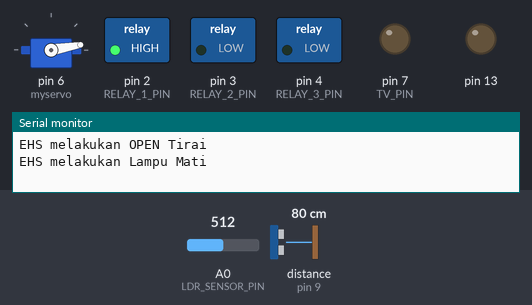
Bench run of a sketch on a simulated Arduino Uno, built with avr-gcc and run on an emulated ATmega328P. On the bench: servo, switched loads named in the sketch (green lamp = pin HIGH), output pins drawn as LEDs (lit = HIGH), the last lines printed to the serial monitor. Wiring (inferred from the names in the program): ultrasonic range finder: trigger pin 8; echo pin 9. The test bench sets the inputs (shaded band); at power-on: distance to the obstacle (sensor on pin 9) 80 cm, A0 (LDR_SENSOR_PIN) = 512. The echo pulse lasts 58.3 µs per cm; pins used as bus, display or sensor lines are not drawn.

Above: at 1.2 s.
1.3 s: distance to the obstacle (sensor on pin 9) set to 26 cm
2.8 s: distance to the obstacle (sensor on pin 9) set to 20 cm
At 5.1 s:
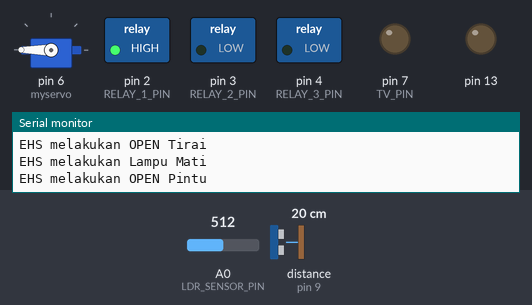
5.8 s: A0 (LDR_SENSOR_PIN) set to 161
7.3 s: A0 (LDR_SENSOR_PIN) set to 133
At 8.6 s:
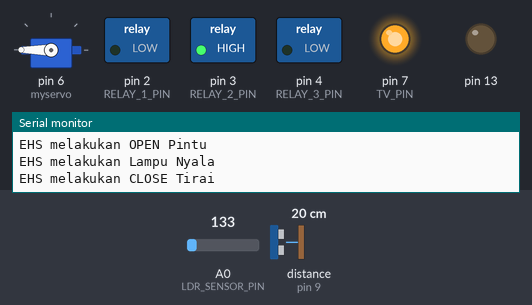
8.9 s: distance to the obstacle (sensor on pin 9) set to 35 cm
At 10.9 s:
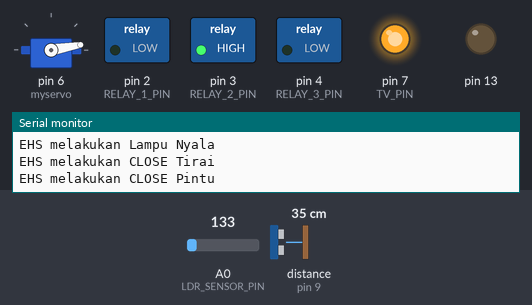
11.9 s: A0 (LDR_SENSOR_PIN) set to 160
At 13.42 s:
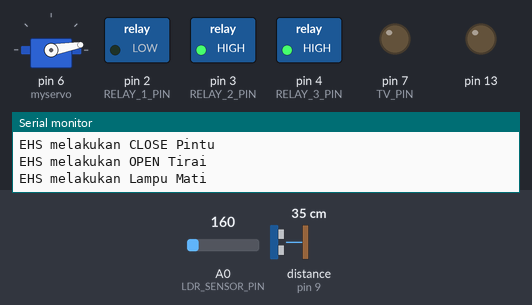
Timing chart, 0 to 15.0 s (numbered marks = the images above; inputs shaded):
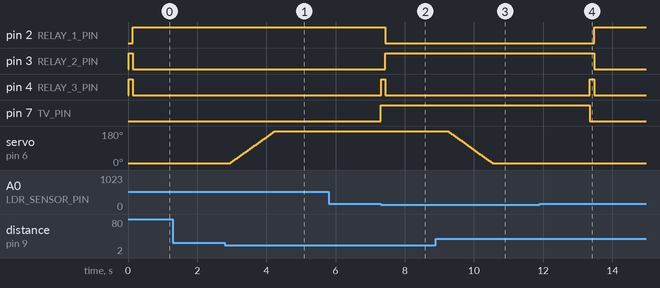

Measured:
- the behaviour switches between 23 and 22 cm on distance to the obstacle (sensor on pin 9) (found by bisection; images 0 and 1)
- the behaviour switches between 151 and 150 on A0 (LDR_SENSOR_PIN) (found by bisection; images 1 and 2)
- after the input at 1.3 s, every drawn part: stays the same
- after the input at 2.8 s, servo on pin 6 (myservo): moves from 10° to 180° over 1.3 s, starting after 0.15 s
- after the input at 5.8 s, every drawn part: stays the same
- after the input at 7.3 s, pin 2 (RELAY_1_PIN): HIGH → LOW after 0.13 s; pin 3 (RELAY_2_PIN): LOW → HIGH after 0.13 s; pin 4 (RELAY_3_PIN): LOW → HIGH at once, → LOW 0.12 s later; pin 7 (TV_PIN): LOW → HIGH at once
- after the input at 8.9 s, servo on pin 6 (myservo): moves from 180° to 10° over 1.3 s, starting after 0.34 s
- after the input at 11.9 s, pin 2 (RELAY_1_PIN): LOW → HIGH after 1.6 s; pin 3 (RELAY_2_PIN): HIGH → LOW after 1.6 s; pin 4 (RELAY_3_PIN): LOW → HIGH after 1.5 s, → LOW 0.12 s later; pin 7 (TV_PIN): HIGH → LOW after 1.5 s

The sketch:

EffortlessHomeSystemFreeRTOS.ino
```cpp
// EL4121 Embedded System
// Institut Teknologi Bandung
// Date	        :20 December 2016
// Author 1 	  :Christoporus Deo Putratama
// Author 2 	  :Irham Mulkan Rodiana
// Nama File    :EffortlessHomeSystemFreeRTOS.ino
// Description  :Utilize FreeRTOS in arduino by making
//               task scheduler. These tasks are used
//               to operate input and output interfacing
//               such as sensors and actuators.


// Initialization library

#include <Arduino_FreeRTOS.h>
#include <semphr.h>  // add the FreeRTOS functions for Semaphores (or Flags).
#include <Servo.h>

// Initialization pin
#define LDR_SENSOR_PIN  A0
#define TRIG_PIN       8
#define ECHO_PIN       9
#define RELAY_1_PIN    2
#define RELAY_2_PIN    3
#define RELAY_3_PIN    4
#define TV_PIN   7

// Initialization Constant
#define INIT_POS       0
#define INIT_ITERATION 0

#define CMD_PINTU_INIT  99
#define CMD_PINTU_CLOSE 0
#define CMD_PINTU_OPEN  1

#define CMD_TIRAI_INIT  99
#define CMD_TIRAI_CLOSE 0
#define CMD_TIRAI_OPEN  1

#define CMD_TV_INIT    99
#define CMD_TV_OFF      0
#define CMD_TV_ON     1

#define STATE_PINTU_INIT  0
#define STATE_PINTU_CLOSE 0
#define STATE_PINTU_OPEN  1

#define STATE_TIRAI_INIT  0
#define STATE_TIRAI_CLOSE 0
#define STATE_TIRAI_OPEN  1

#define STATE_TV_INIT 1
#define STATE_TV_OFF  0
#define STATE_TV_ON   1

#define ULTRA_TRASH_INIT  0
#define LDR_SENSOR_INIT 0

#define SERIAL_BEGIN    9600 //9600 baud serial monitor

//Initialization servo
Servo myservo;

//Initialization variable

int pos = INIT_POS; //0
int commandpintu = CMD_PINTU_INIT; //99
int commandtirai = CMD_TIRAI_INIT; //99
int commandtv    = CMD_TV_INIT; //99

// Declare a mutex Semaphore Handle which we will use to manage the Serial Port.
// It will be used to ensure only only one Task is accessing this resource at any time.
SemaphoreHandle_t xSerialSemaphore;

// define five Tasks for this Projext
void TaskPintu( void *pvParameters );
void TaskTV( void *pvParameters );
void TaskTirai( void *pvParameters );
void TaskUltra( void *pvParameters );
void TaskLDR( void *pvParameters );


// the setup function runs once when you press reset or power the board
void setup() {

  // initialize serial communication at 9600 bits per second:
  Serial.begin(SERIAL_BEGIN);

  // Semaphores are useful to stop a Task proceeding, where it should be paused to wait,
  // because it is sharing a resource, such as the Serial port.
  // Semaphores should only be used whilst the scheduler is running, but we can set it up here.
  if ( xSerialSemaphore == NULL )  // Check to confirm that the Serial Semaphore has not already been created.
  {
    xSerialSemaphore = xSemaphoreCreateMutex();  // Create a mutex semaphore we will use to manage the Serial Port
    if ( ( xSerialSemaphore ) != NULL )
      xSemaphoreGive( ( xSerialSemaphore ) );  // Make the Serial Port available for use, by "Giving" the Semaphore.
  }

  // Now set up five Tasks to run independently.
  xTaskCreate(TaskPintu, (const portCHAR *)"Pintu",  128,  NULL,  1,  NULL );
  xTaskCreate(TaskTirai, (const portCHAR *)"Tirai",  128,  NULL,  1,  NULL );
  xTaskCreate(TaskTV, (const portCHAR *)"TV",  128,  NULL,  1,  NULL );
  xTaskCreate(TaskUltra, (const portCHAR *)"Ultra",  128,  NULL,  1,  NULL );
  xTaskCreate(TaskLDR, (const portCHAR *)"LDR",  128,  NULL,  1,  NULL );

  // Now the Task scheduler, which takes over control of scheduling individual Tasks, is automatically started.
}

void loop()
{
  // Empty. Things are done in Tasks.
}

/*--------------------------------------------------*/
/*---------------------- Tasks ---------------------*/
/*--------------------------------------------------*/

void TaskPintu( void *pvParameters __attribute__((unused)) )  // This is a Task.
{
  myservo.attach(6);
  int statepintu = STATE_PINTU_INIT; //0
  int i = INIT_ITERATION; //0
  myservo.write(10);

  for (;;) // A Task shall never return or exit.
  {
    if (commandpintu == CMD_PINTU_OPEN && statepintu == STATE_PINTU_CLOSE)
    {
      if ( xSemaphoreTake( xSerialSemaphore, ( TickType_t ) 5 ) == pdTRUE )
      {
          Serial.println("EHS melakukan OPEN Pintu");
          xSemaphoreGive( xSerialSemaphore );
      }
      for (pos = 10; pos <= 180; pos += 2) { // goes from 0 degrees to 180 degrees
        myservo.write(pos);              // tell servo to go to position in variable 'pos'
        vTaskDelay(1);                       // waits 15ms for the servo to reach the position
      }
      commandpintu = CMD_PINTU_INIT;
      statepintu = STATE_PINTU_OPEN;
    }
    else if (commandpintu == CMD_PINTU_CLOSE && statepintu == STATE_PINTU_OPEN)
    {
      if ( xSemaphoreTake( xSerialSemaphore, ( TickType_t ) 5 ) == pdTRUE )
      {
          Serial.println("EHS melakukan CLOSE Pintu");
          xSemaphoreGive( xSerialSemaphore );
      }
      for (pos = 180; pos >= 10; pos -= 2) { // goes from 180 degrees to 0 degrees
        myservo.write(pos);              // tell servo to go to position in variable 'pos'
        vTaskDelay(1);                       // waits 15ms for the servo to reach the position
      }
      commandpintu = CMD_PINTU_INIT;
      statepintu = STATE_PINTU_CLOSE;
    }
    vTaskDelay(1);  // one tick delay (15ms) in between reads for stability
  }
}

/*--------------------------------------------------*/
/*---------------------- Tasks ---------------------*/
/*--------------------------------------------------*/

void TaskTirai( void *pvParameters __attribute__((unused)) )  // This is a Task.
{
  pinMode(RELAY_1_PIN,OUTPUT);//Relay 1
  pinMode(RELAY_2_PIN,OUTPUT);//Relay 2
  pinMode(RELAY_3_PIN,OUTPUT);//Relay 3
  int statetirai = STATE_TIRAI_INIT;
  pinMode(13,OUTPUT);
  for (;;)
  {
    if (commandtirai == CMD_TIRAI_OPEN && statetirai == STATE_TIRAI_CLOSE)
    {
      if ( xSemaphoreTake( xSerialSemaphore, ( TickType_t ) 5 ) == pdTRUE )
      {
          Serial.println("EHS melakukan OPEN Tirai");
          xSemaphoreGive( xSerialSemaphore );
      }
      digitalWrite(RELAY_1_PIN,LOW);
      digitalWrite(RELAY_2_PIN,HIGH);
      digitalWrite(RELAY_3_PIN,HIGH);
      vTaskDelay(8);
      digitalWrite(RELAY_1_PIN,HIGH);
      digitalWrite(RELAY_2_PIN,LOW);
      digitalWrite(RELAY_3_PIN,LOW);
      commandtirai = CMD_TIRAI_INIT;
      statetirai = STATE_TIRAI_OPEN;
    }
    else if (commandtirai == CMD_TIRAI_CLOSE && statetirai == STATE_TIRAI_OPEN){
      if ( xSemaphoreTake( xSerialSemaphore, ( TickType_t ) 5 ) == pdTRUE )
      {
          //digitalWrite(13,HIGH);
          Serial.println("EHS melakukan CLOSE Tirai");
          xSemaphoreGive( xSerialSemaphore );
          //digitalWrite(13,LOW);
      }
      digitalWrite(RELAY_1_PIN,HIGH);
      digitalWrite(RELAY_2_PIN,LOW);
      digitalWrite(RELAY_3_PIN,HIGH);
      vTaskDelay(8);
      digitalWrite(RELAY_1_PIN,LOW);
      digitalWrite(RELAY_2_PIN,HIGH);
      digitalWrite(RELAY_3_PIN,LOW);
      commandtirai = CMD_TIRAI_INIT;
      statetirai = STATE_TIRAI_CLOSE;
    }
    vTaskDelay(1);  // one tick delay (15ms) in between reads for stability
  }
}

/*--------------------------------------------------*/
/*---------------------- Tasks ---------------------*/
/*--------------------------------------------------*/

void TaskTV( void *pvParameters __attribute__((unused)) )  // This is a Task.
{
  pinMode(TV_PIN,OUTPUT);//TV
  int statetv = STATE_TV_INIT;
  pinMode(13,OUTPUT);
  for (;;)
  {
    if (commandtv == CMD_TV_ON && statetv == STATE_TV_OFF){
      if ( xSemaphoreTake( xSerialSemaphore, ( TickType_t ) 5 ) == pdTRUE )
      {
          //digitalWrite(13,HIGH);
          Serial.println("EHS melakukan Lampu Nyala");
          xSemaphoreGive( xSerialSemaphore );
          //digitalWrite(13,LOW);
      }
      digitalWrite(TV_PIN,HIGH);
      commandtv = CMD_TV_INIT;
      statetv = STATE_TV_ON;
    }
    else if (commandtv == CMD_TV_OFF && statetv == STATE_TV_ON){
      if ( xSemaphoreTake( xSerialSemaphore, ( TickType_t ) 5 ) == pdTRUE )
      {
          Serial.println("EHS melakukan Lampu Mati");
          xSemaphoreGive( xSerialSemaphore );
      }
      digitalWrite(TV_PIN,LOW);
      commandtv = CMD_TV_INIT;
      statetv = STATE_TV_OFF;
    }
    vTaskDelay(1);  // one tick delay (15ms) in between reads for stability
  }
}

/*--------------------------------------------------*/
/*---------------------- Tasks ---------------------*/
/*--------------------------------------------------*/

void TaskUltra( void *pvParameters __attribute__((unused)) )  // This is a Task.
{
  pinMode(TRIG_PIN, OUTPUT);
  pinMode(ECHO_PIN, INPUT);
  int temp = ULTRA_TRASH_INIT;
  long duration;
  long distance;
  for (;;) // A Task shall never return or exit.
  {
      digitalWrite(TRIG_PIN, LOW);  // Added this line
      delayMicroseconds(2); // Added this line
      digitalWrite(TRIG_PIN, HIGH);
      //  delayMicroseconds(1000); - Removed this line
      delayMicroseconds(10); // Added this line
      digitalWrite(TRIG_PIN, LOW);
      duration = pulseIn(ECHO_PIN, HIGH);
      distance = (duration/2) / 29.1;
      if (abs(distance-temp)<10 && distance<22){
        //Serial.println();
        //Serial.println(distance);
        commandpintu = CMD_PINTU_OPEN;
        vTaskDelay(200);
      }
      else {
        //Serial.print(distance);
        //Serial.println(" cm");
        commandpintu = CMD_PINTU_CLOSE;
      }
    vTaskDelay(10);  // one tick delay (16ms) in between reads for stability
    temp = distance;
  }
}

/*--------------------------------------------------*/
/*---------------------- Tasks ---------------------*/
/*--------------------------------------------------*/

void TaskLDR( void *pvParameters __attribute__((unused)) )  // This is a Task.
{
  int sensorValue = LDR_SENSOR_INIT; // variable to store the value coming from the sensor
  Serial.begin(9600); //sets serial port for communication
  //pinMode(13,OUTPUT);
  for (;;)
  {
    //digitalWrite(13,HIGH);
    sensorValue = analogRead(LDR_SENSOR_PIN); // read the value from the sensor
    if (sensorValue <= 150){
        //Serial.println();
        commandtv = CMD_TV_ON;
        commandtirai = CMD_TIRAI_CLOSE;
        vTaskDelay(200);
      }
      else {
        commandtv = CMD_TV_OFF;
        commandtirai = CMD_TIRAI_OPEN;
        //Serial.print(distance);
        //Serial.println(" cm");
      }
    //Serial.print("    "); Serial.println(sensorValue); //prints the values coming from the sensor on the screen
    //digitalWrite(13,LOW);
    vTaskDelay(1);  // one tick delay (15ms) in between reads for stability
  }
}
```
